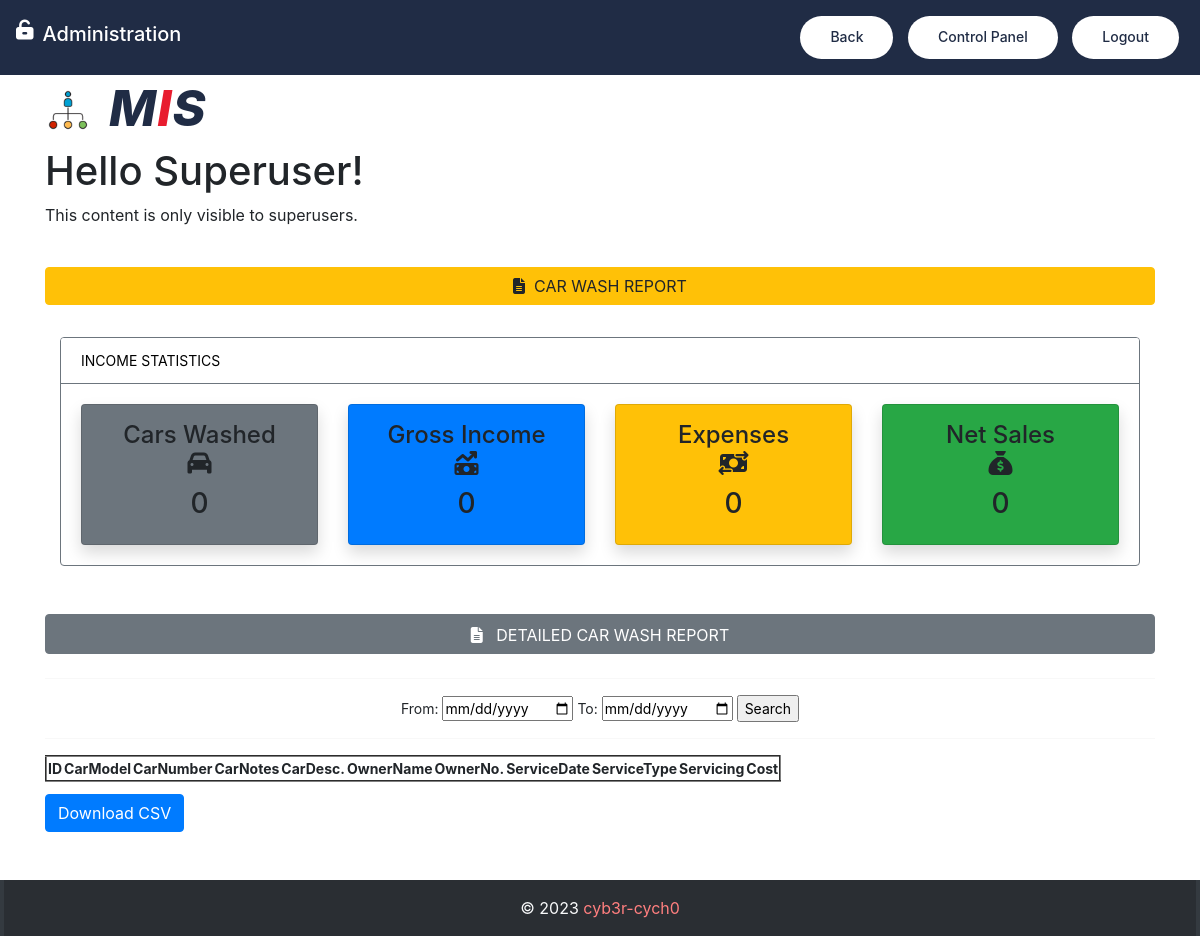
The page /view_all_cars (signed in) on the database as committed earlier.
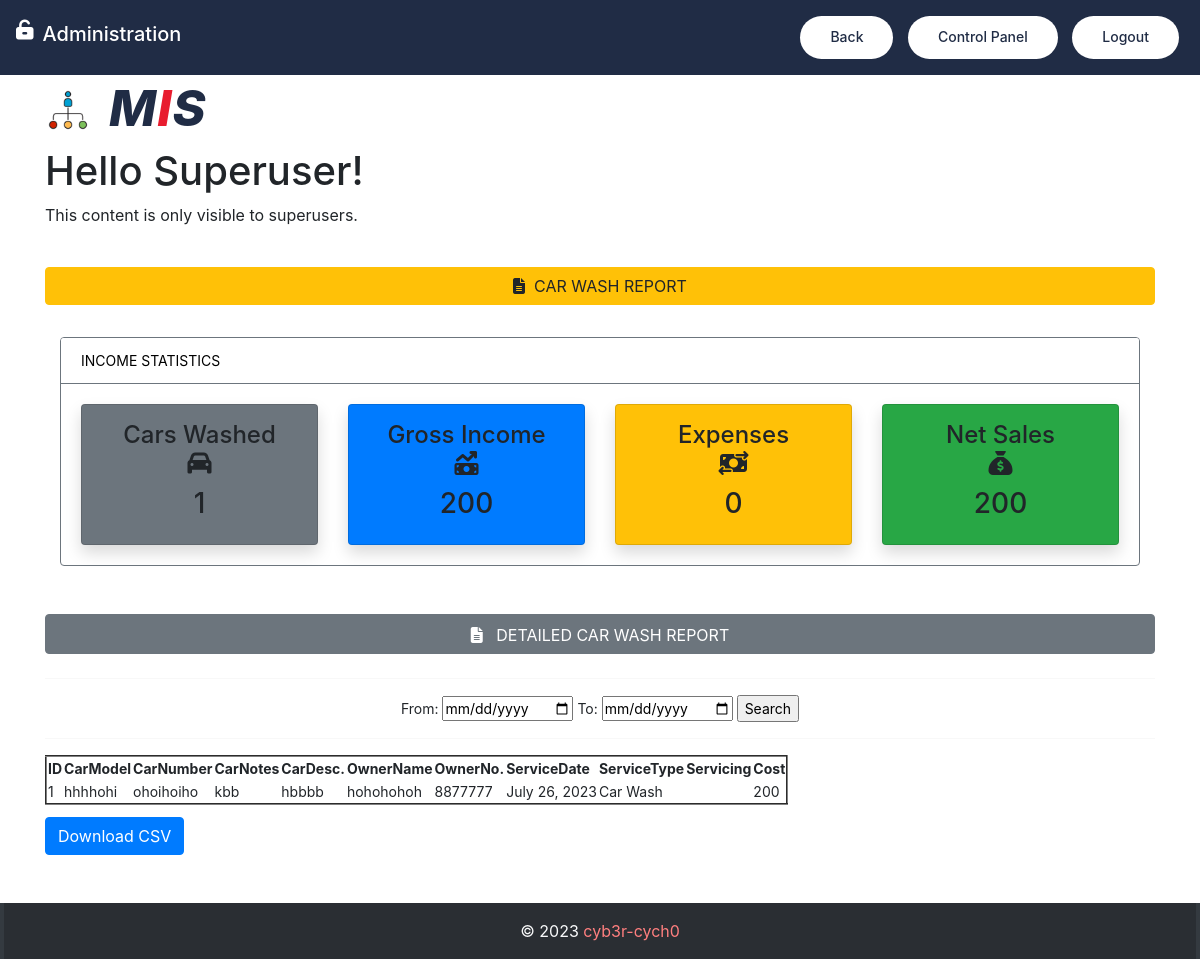
The same page on the database as committed later.
### carapp/models.py (models this page shows, shortened)
class Car(models.Model):
    SERVICE_CHOICES = [('Car Wash', 'Car Wash'), ('Car Service', 'Car Service')]
    ADDITIONAL_SERVICES = [('Polishing', 'Polishing'), ('Buffing', 'Buffing'), ('Engine Wash', 'Engine Wash'), ('Under Wash', 'Under Wash')]
    car_model = models.CharField(max_length=100)
    car_number = models.CharField(max_length=30)
    car_notes = models.TextField()
    car_description = models.CharField(max_length=100)
    car_owner_name = models.CharField(max_length=100)
    car_owner_number = models.IntegerField()
    service_type = models.CharField(choices=SERVICE_CHOICES, max_length=15, blank=True, default='Car Wash')
    submission_date = models.DateField(default=dateutil.utils.today())
    servicing = models.CharField(choices=ADDITIONAL_SERVICES, max_length=15, blank=True)
    servicing_cost = models.IntegerField(unique=False, null=True)

### carapp/views.py (the view)
# urls.py: path('view_all_cars', views.view_all_cars, name='view_all_cars'),
@login_required(login_url='login')
@cache_control(no_cache=True, must_revalidate=True, no_store=True)
def view_all_cars(request):
    is_superuser = request.user.is_superuser
    cars = Car.objects.all()
    cars_number = cars.count()
    total_income = sum(cars.values_list('servicing_cost', flat=True))
    expenses_all = Expenses.objects.all()
    commissioning_expenses = sum(expenses_all.values_list('daily_commission', flat=True))
    electricity_expenses = sum(expenses_all.values_list('electricity', flat=True))
    misc_expenses = sum(expenses_all.values_list('misc_expenses', flat=True))
    rent_expenses = sum(expenses_all.values_list('rent', flat=True))
    sum_expenses = int(commissioning_expenses) + int(electricity_expenses) + int(misc_expenses) + int(rent_expenses)
    net_value = int(total_income) - int(sum_expenses)
    context = {
        'cars': cars,
        'cars_number': cars_number,
        'sum_expenses': sum_expenses,
        'net_value': net_value,
        'total_income': total_income,
        'is_superuser': is_superuser
    }
    return render(request, 'carwash/view_all_cars.html', context)

### carapp/templates/carwash/view_all_cars.html (shortened to what the changed rows need)
{% extends 'base.html' %}
{% load static %}
{% block nav-content %}
<i class="fa-solid fa-unlock-keyhole ml-2 mb-3" style="color: #fff; font-size: 20px"></i>   &nbsp;&nbsp; <h2 style="color: #fff; font-size: 20px">Administration</h2>
{% endblock %}
{% block topbar %}
<div class="top-bar mb-3 mt-4 pt-5">
        <div class="container mt-5">
            <div class="row align-items-center">
                <div class="col-lg-12 col-md-12">
                    <div class="logo">
                        <h1><span>M</span>I<span>S</span></h1>
                    </div>
                </div>
            </div>
        </div>
    </div>
{% endblock %}
{% block content %}
{% if is_superuser %}
    <div class="container mt-5">
        <h1>Hello Superuser!</h1>
        <p>This content is only visible to superusers.</p>
    </div>
<div class="container mb-5" style="width: 95%; font-size: 14px">
    <button class="btn btn-warning w-100 mb-2 mt-4 no-pointer">
        <i class="fa-solid fa-file-lines"></i>&nbsp;&nbsp;CAR WASH REPORT
    </button>
    <div class="container">
        <div class="row mt-4">
            <div class="col-md-12">
                <div class="card border-secondary">
                    <div class="card-header bg-info text-black bg-white border-secondary">
                        INCOME STATISTICS
                    </div>
                    <div class="card-body">
                        <div class="row">
                             <div class="col-md-3">
                                <a class="text-decoration-none text-dark" href="">
                                    <div class="card my-card shadow text-center p-3 bg-secondary">
                                        <h4>Cars Washed <br> <i class="fa-solid fa-car"></i></h4>
                                        <h3>{{ cars_number }}</h3>
                                    </div>
                                </a>
                            </div>
                            <div class="col-md-3">
                                <a class="text-decoration-none text-dark" href="">
                                    <div class="card my-card shadow text-center p-3 bg-primary">
                                        <h4>Gross Income <br> <i class="fa-solid fa-money-bill-trend-up"></i></h4>
                                        <h3>{{ total_income }}</h3>
                                    </div>
                                </a>
                            </div>
                            <div class="col-md-3">
                                <a class="text-decoration-none text-dark" href="">
                                    <div class="card my-card shadow text-center p-3 bg-warning">
                                        <h4>Expenses <br> <i class="fa-solid fa-money-bill-transfer"></i></h4>
                                        <h3>{{ sum_expenses }}</h3>
                                    </div>
                                </a>
                            </div>
                            <div class="col-md-3">
                                <a class="text-decoration-none text-dark" href="">
                                    <div class="card my-card shadow text-center p-3 bg-success">
                                        <h4>Net Sales <br> <i class="fa-solid fa-sack-dollar"></i></h4>
                                        <h3>{{ net_value }}</h3>
                                    </div>
                                </a>
                            </div>
                        </div>
                    </div>
                </div>
            </div>
        </div>
    </div>
    <button class="btn btn-secondary w-100 mt-5 pt-2 mb-2 no-pointer">
        <i class="fa-solid fa-file-lines"></i>&nbsp;&nbsp; DETAILED CAR WASH REPORT
    </button>
    <hr>
    <div class="mt-2 mb-2">
        <form method="POST">
        <center>From: <input type="date" name="from_date">
        To: <input type="date" name="to_date">
        <input type="submit" value="Search"></center>
        <hr>
            <table border="2">
                <tr>
                    <th>ID</th>
                    <th>CarModel</th>
                    <th>CarNumber</th>
                    <th>CarNotes</th>
                    <th>CarDesc.</th>
                    <th>OwnerName</th>
                    <th>OwnerNo.</th>
                    <th>ServiceDate</th>
                    <th>ServiceType</th>
                    <th>Servicing</th>
                    <th>Cost</th>
                </tr>
                {% for car in cars %}
               <tr>
                   <td>{{ car.id }}</td>
                   <td>{{ car.car_model }}</td>
                   <td>{{ car.car_number }}</td>
                   <td>{{ car.car_notes }}</td>
                   <td>{{ car.car_description }}</td>
                   <td>{{ car.car_owner_name }}</td>
                   <td>{{ car.car_owner_number }}</td>
                   <td>{{ car.submission_date }}</td>
                   <td>{{ car.service_type }}</td>
                   <td>{{ car.servicing }}</td>
                   <td>{{ car.servicing_cost }}</td>
               </tr>
                {% endfor %}
            </table>
        </form>
    </div>
    <a href="{% url 'export_csv' %}">
      <button class="btn btn-primary mt-1">Download CSV</button>
    </a>
</div>
{% endif %}
{% endblock %}

Rows that differ between the two databases and show on the page:
added Car: id "1", car_model "hhhhohi", car_number "ohoihoiho", car_notes "kbb", car_description "hbbbb", car_owner_name "hohohohoh", car_owner_number "8877777", submission_date "July 26, 2023", service_type "Car Wash", servicing_cost "200"
Other text that changed with them:
{{ cars_number }}: "0" → "1"
{{ total_income }}: "0" → "200"
{{ net_value }}: "0" → "200"
